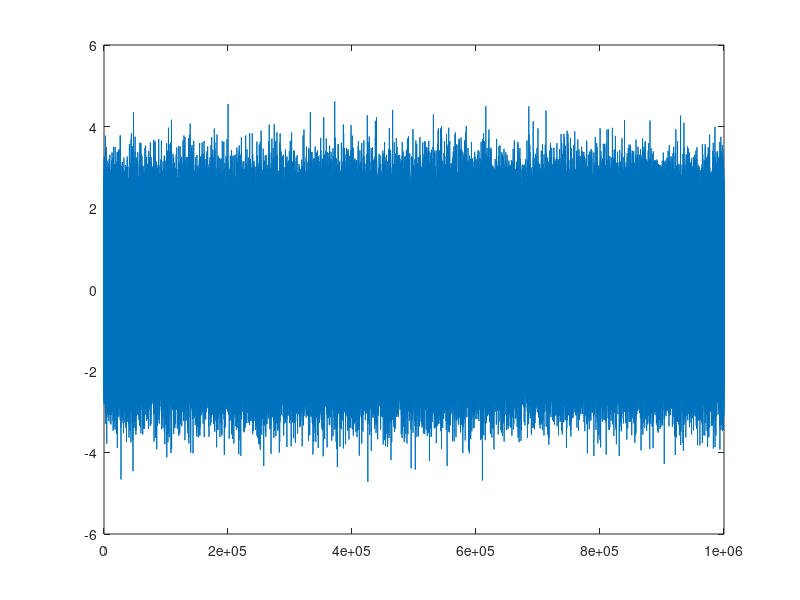
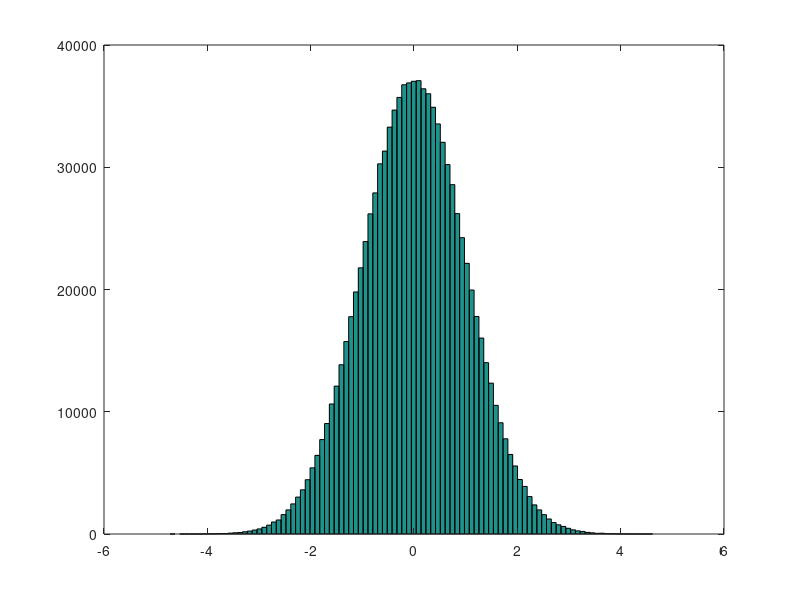
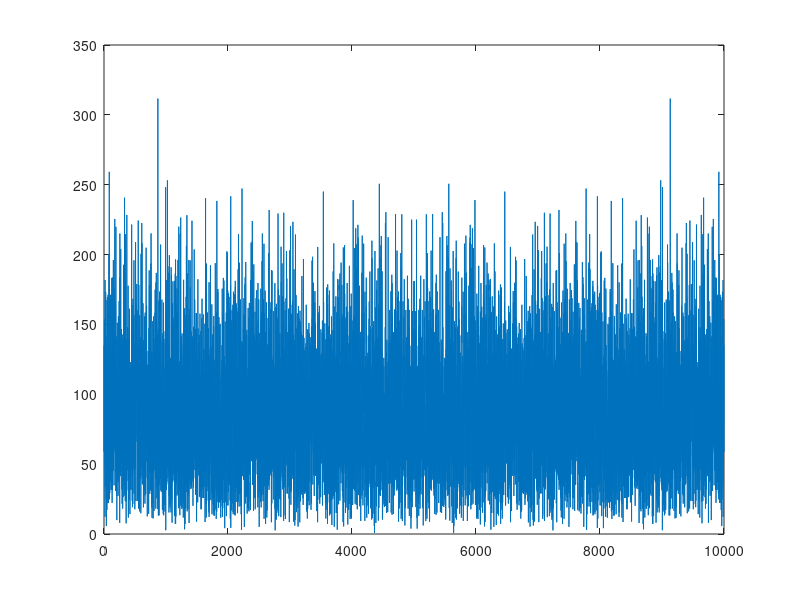
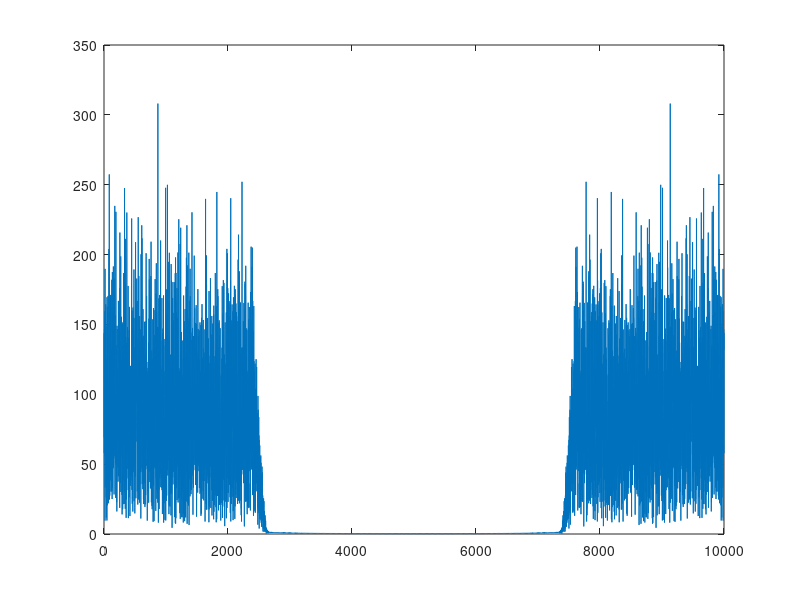

Reproduce these figures in MATLAB, in order.
clc; clear all;

n = randn(1,1000000);
%1 million samples
M_n = mean(n);

plot(n)
figure
hist(n,100)

N = fft(n,10000);
figure
plot(abs(N))

h = fir1(100,0.5,'low');
y = filter(h,1,n);
Y = fft(y,10000);
figure
plot(abs(Y))